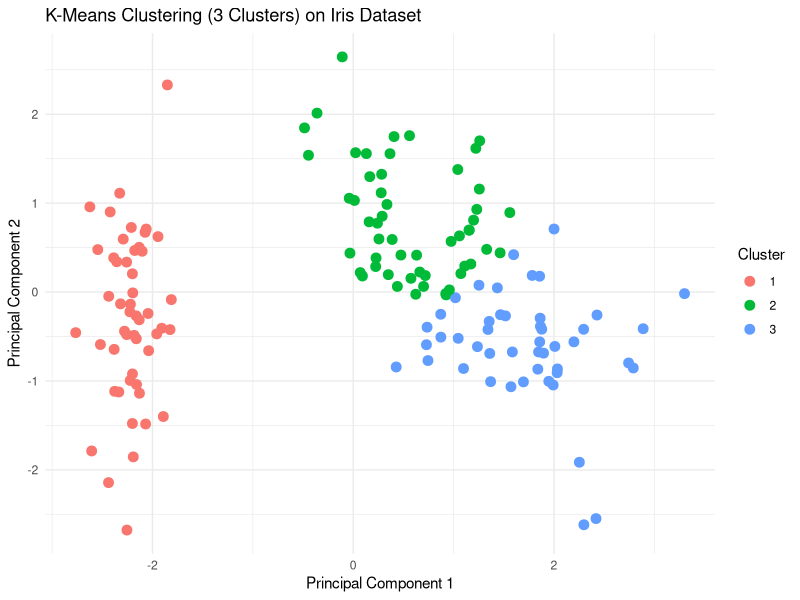

Here is the R script that generated this plot:
# Step 1: Load iris dataset
data(iris)
iris_data <- iris[, -5]
iris_scaled <- scale(iris_data)
set.seed(123) 
kmeans_result <- kmeans(iris_scaled, centers = 3, nstart = 25)
iris$Cluster <- as.factor(kmeans_result$cluster)
install.packages("ggplot2")  
library(ggplot2)
pca_result <- prcomp(iris_scaled)
pca_df <- as.data.frame(pca_result$x[, 1:2])
pca_df$Cluster <- iris$Cluster
ggplot(pca_df, aes(x = PC1, y = PC2, color = Cluster)) +
  geom_point(size = 3) +
  ggtitle("K-Means Clustering (3 Clusters) on Iris Dataset") +
  xlab("Principal Component 1") +
  ylab("Principal Component 2") +
  theme_minimal()
